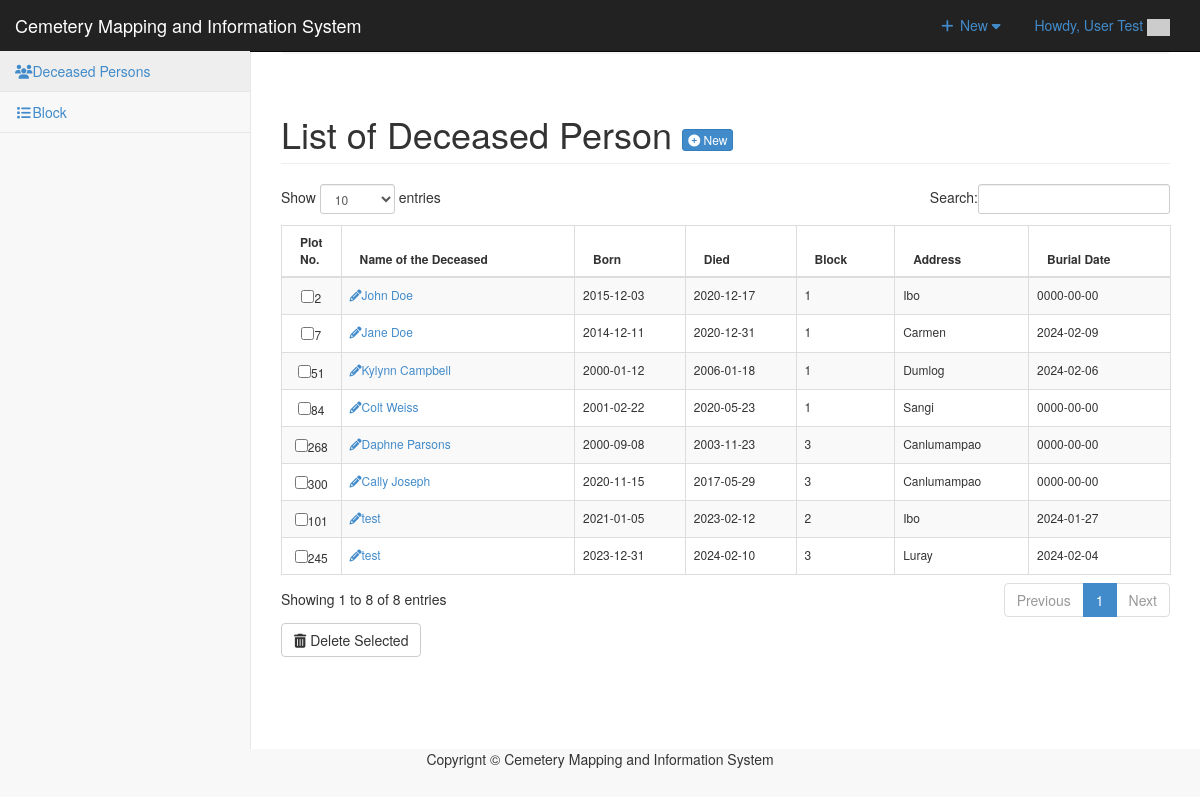
The page /admin/person/index.php (signed in) on the database as committed earlier.
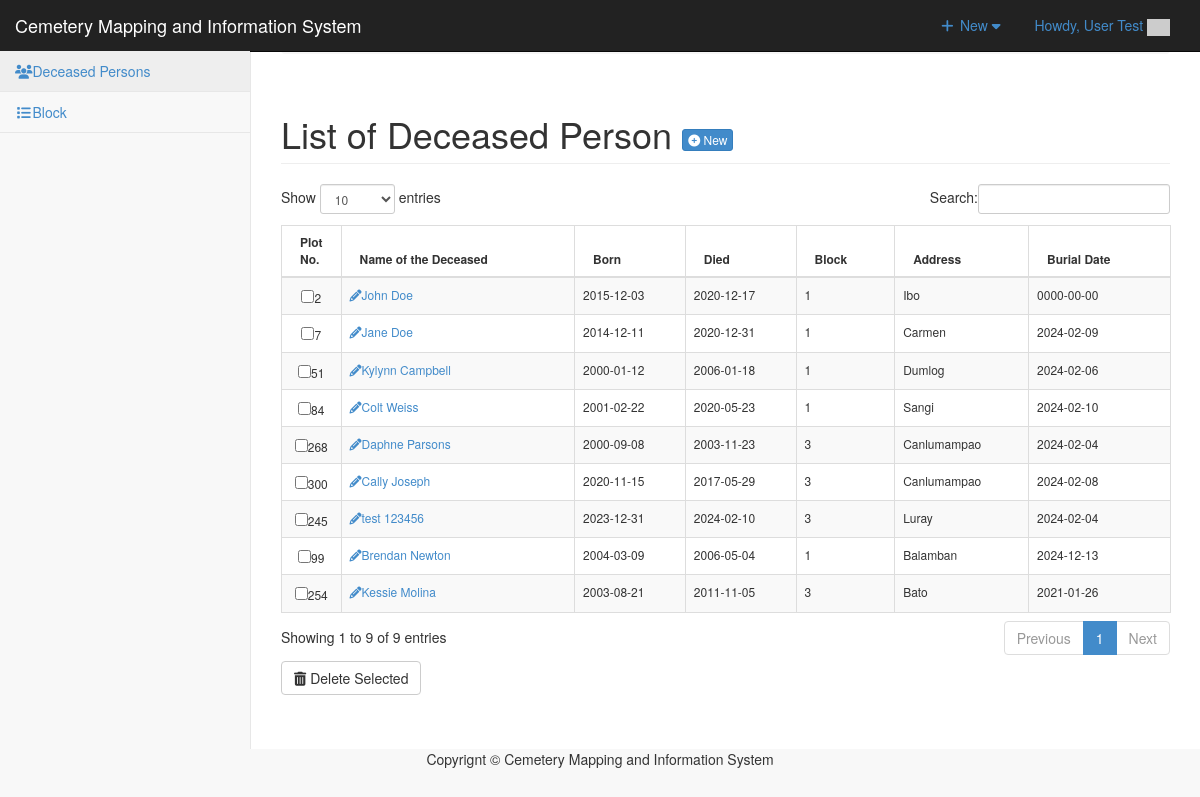
The same page on the database as committed later.
### tables this page shows
CREATE TABLE `tblpeople` (
  `PEOPLEID` int(11) NOT NULL,
  `FNAME` varchar(100) NOT NULL,
  `GRAVENO` int(11) NOT NULL,
  `BORNDATE` date NOT NULL,
  `DIEDDATE` date NOT NULL,
  `CATEGORIES` enum('1','2','3') NOT NULL,
  `LOCATION` varchar(100) NOT NULL,
  `BURIALDATE` date NOT NULL
);

### admin/person/index.php (called while the page is built, shortened)
<?php
$view = (isset($_GET['view']) && $_GET['view'] != '') ? $_GET['view'] : '';
	$title="Person";
	switch ($view) {
  	default :
	$title="Person";
	}
require_once ("../theme/templates.php");
?>

### include/database.php (called while the page is built, shortened)
<?php
class Database {
	var $sql_string = '';
	private $conn;
	public function open_connection() {
		$this->conn = mysqli_connect(server,user,pass);
		if(!$this->conn){
			echo "Problem in database connection! Contact administrator!";
			exit();
		}else{
			$db_select = mysqli_select_db($this->conn,database_name);
		}
	}
	function setQuery($sql='') {
		$this->sql_string=$sql;
	}
	function executeQuery() {
		$result = mysqli_query($this->conn,$this->sql_string);
		return $result;
	}
	private function confirm_query($result) {
		return $result;
	}
	function loadResultList( $key='' ) {
		$cur = $this->executeQuery();
		$array = array();
		while ($row = mysqli_fetch_object($cur)) {
			if ($key) {
				$array[$row->$key] = $row;
			} else {
				$array[] = $row;
			}
		}
		return $array;
	}
}
$mydb = new Database();
?>

### admin/person/list.php (the view, shortened to what this page needs)
<div class="row">
	<div class="col-lg-12">
		<h1 class="page-header">List of Deceased Person <a href="index.php?view=add" class="btn btn-primary btn-xs  "> <i class="fa fa-plus-circle fw-fa"></i> New</a> </h1>
	</div>
</div>
<form action="controller.php?action=delete" Method="POST">
	<div class="table-responsive">
		<table id="dash-table" class="table table-striped table-bordered table-hover " style="font-size:12px" cellspacing="0">
			<thead>
				<tr>
					<th>Plot No.</th>
					<th>Name of the Deceased</td>
					<th>Born</th>
					<th>Died</th>
					<th>Block</th>
					<th>Address</th>
					<th>Burial Date</th>
				</tr>
			</thead>
			<tbody>
				<?php
				$query = "SELECT * FROM `tblpeople`";
				$mydb->setQuery($query);
				$cur = $mydb->loadResultList();
				foreach ($cur as $result) {
					$borndate =  $result->BORNDATE;
					$dieddate =  $result->DIEDDATE;
					echo '<tr>';
					echo '<td width="1%" align="center"><input type="checkbox" name="selector[]" id="selector[]" value="' . $result->PEOPLEID . '"/>' . $result->GRAVENO . '</td>';
					echo '<td><a title="edit" href="' . web_root . 'admin/person/index.php?view=edit&id=' . $result->PEOPLEID . '"><i class="fa fa-pencil "></i>' . $result->FNAME . '</a></td>';
					echo '<td>' . $borndate . '</td>';
					echo '<td>' . $dieddate . '</td>';
					echo '<td>' . $result->CATEGORIES . '</td>';
					echo '<td>' . $result->LOCATION . '</td>';
					echo '<td>' . $result->BURIALDATE . '</td>';
					echo '</tr>';
				}
				?>
			</tbody>
		</table>
		<div class="btn-group">
			<button type="submit" class="btn btn-default" name="delete" onclick="return confirm('Are you sure you want to delete this data?');"><i class="fa fa-trash fw-fa"></i> Delete Selected</button>
		</div>
	</div>
</form>

### admin/theme/templates.php (shortened to what this page needs)
<!DOCTYPE html>
<html lang="en">
<head>
 <link href="<?php echo web_root; ?>admin/css/bootstrap.min.css" rel="stylesheet">
    <link href="<?php echo web_root; ?>admin/css/metisMenu.min.css" rel="stylesheet">
    <link href="<?php echo web_root; ?>admin/css/timeline.css" rel="stylesheet">
    <link href="<?php echo web_root; ?>admin/css/sb-admin-2.css" rel="stylesheet">
   <link href="<?php echo web_root; ?>admin/css/morris.css" rel="stylesheet">
    <link href="<?php echo web_root; ?>admin/font/css/font-awesome.min.css" rel="stylesheet" type="text/css">
  <link href="<?php echo web_root; ?>admin/font/font-awesome.min.css" rel="stylesheet" type="text/css">
    <link href="<?php echo web_root; ?>admin/css/dataTables.bootstrap.css" rel="stylesheet">
<link href="<?php echo web_root; ?>css/bootstrap-datetimepicker.min.css" rel="stylesheet" media="screen">
 <link href="<?php echo web_root; ?>css/datepicker.css" rel="stylesheet" media="screen">
 <link href="<?php echo web_root; ?>admin/css/costum.css" rel="stylesheet">
<link href="<?php echo web_root; ?>admin/css/ekko-lightbox.css" rel="stylesheet">
<link rel="stylesheet" href="<?php echo web_root; ?>admin/select2/select2.min.css">
</head>
<body>
   <div id="wrapper">
        <nav class="navbar navbar-inverse navbar-fixed-top  " role="navigation"  >
            <div class="navbar-header">
                 <a class="navbar-brand"  href="<?php echo web_root; ?>admin/index.php" >Cemetery Mapping and Information System</a>
            </div>
            <ul class="nav navbar-top-links navbar-right">
                 <li class="dropdown">
                    <a class="dropdown-toggle" data-toggle="dropdown" href="#">
                        <i class="fa fa-plus fa-fw"></i> New  <i class="fa fa-caret-down"></i>
                    </a>
                         </li>
                    </ul>
                <li class="dropdown">
                    <a class="dropdown-toggle" data-toggle="dropdown" href="#">
                        Howdy, <?php echo $_SESSION['U_NAME']; ?> <img title="profile image" width="23px" height="17px" src="https://ui-avatars.com/api/?name=<?php echo $_SESSION['U_NAME']; ?>background=random&color=000&rounded=true&size=32&bold=true&length=1&format=svg">
                    </a>
                </li>
            <div class="navbar-default sidebar" role="navigation">
                <div class="sidebar-nav navbar-collapse">
                    <ul class="nav" id="side-menu">
                       <li>
                             <a href="<?php echo web_root; ?>admin/person/index.php"><i class="fa fa-users fa-fw"></i>Deceased Persons </a>
                        </li>
                        <li>
                             <a href="<?php echo web_root; ?>admin/category/index.php"><i class="fa fa-list fa-fw"></i>Block </a>
                        </li>
                    </ul>
                </div>
            </div>
        </nav>
  <div id="page-wrapper">
            <div class="row" >
                <div class="col-lg-12" style="margin-top: 2%">
                    <?php
                    if ($title<>'Administrator Panel'){
                       echo   '
                    <p class="breadcrumb" >  <a href="'. web_root.'admin/index.php" title="Administrator Panel" >Administrator Panel</a>  /
                        <a href="index.php" title="'. $title.'" >'. $title.'</a>
                        '.(isset($header) ? ' / '. $header : '') .'   </p>'  ;
                    } ?>
                  <?php require_once $content; ?>
                </div>
            </div>
        </div>
    </div>
</body>
<footer><div style="text-align: center;">Copyrignt &copy; Cemetery Mapping and Information System</div></footer>
</html>

### admin/css/sb-admin-2.css (style rules this page uses)
body { background-color: #f8f8f8; }
#wrapper { width: 100%; }
#page-wrapper { padding: 0 15px; min-height: 568px; background-color: #fff; }
@media (min-width:768px) { #page-wrapper { position: inherit; margin: 0 0 0 250px; padding: 0 30px; border-left: 1px solid #e7e7e7; } }
.navbar-top-links { margin-right: 0; }
.navbar-top-links li { display: inline-block; }
.navbar-top-links li:last-child { margin-right: 15px; }
.navbar-top-links li a { padding: 15px; min-height: 50px; }
.sidebar .sidebar-nav.navbar-collapse { padding-right: 0; padding-left: 0; }
.sidebar ul li { border-bottom: 1px solid #e7e7e7; }
.sidebar ul li a.active { background-color: #eee; }
@media (min-width:768px) { .sidebar { z-index: 1; position: absolute; width: 250px; margin-top: 51px; } }

Rows that differ between the two databases and show on the page:
removed tblpeople: GRAVENO "101", FNAME "test", BORNDATE "2021-01-05", DIEDDATE "2023-02-12", CATEGORIES "2", LOCATION "Ibo", BURIALDATE "2024-01-27"
changed tblpeople "Colt Weiss": BURIALDATE "0000-00-00" → "2024-02-10"
changed tblpeople "Daphne Parsons": BURIALDATE "0000-00-00" → "2024-02-04"
changed tblpeople "Cally Joseph": BURIALDATE "0000-00-00" → "2024-02-08"
changed tblpeople "Luray": FNAME "test" → "test 123456"
added tblpeople: GRAVENO "99", FNAME "Brendan Newton", BORNDATE "2004-03-09", DIEDDATE "2006-05-04", CATEGORIES "1", LOCATION "Balamban", BURIALDATE "2024-12-13"
added tblpeople: GRAVENO "254", FNAME "Kessie Molina", BORNDATE "2003-08-21", DIEDDATE "2011-11-05", CATEGORIES "3", LOCATION "Bato", BURIALDATE "2021-01-26"
Other text that changed with them:
text written by a page script: "Show entries Search: Showing 1 to 8 of 8 entries Previous 1 Next" → "Show entries Search: Showing 1 to 9 of 9 entries Previous 1 Next"
